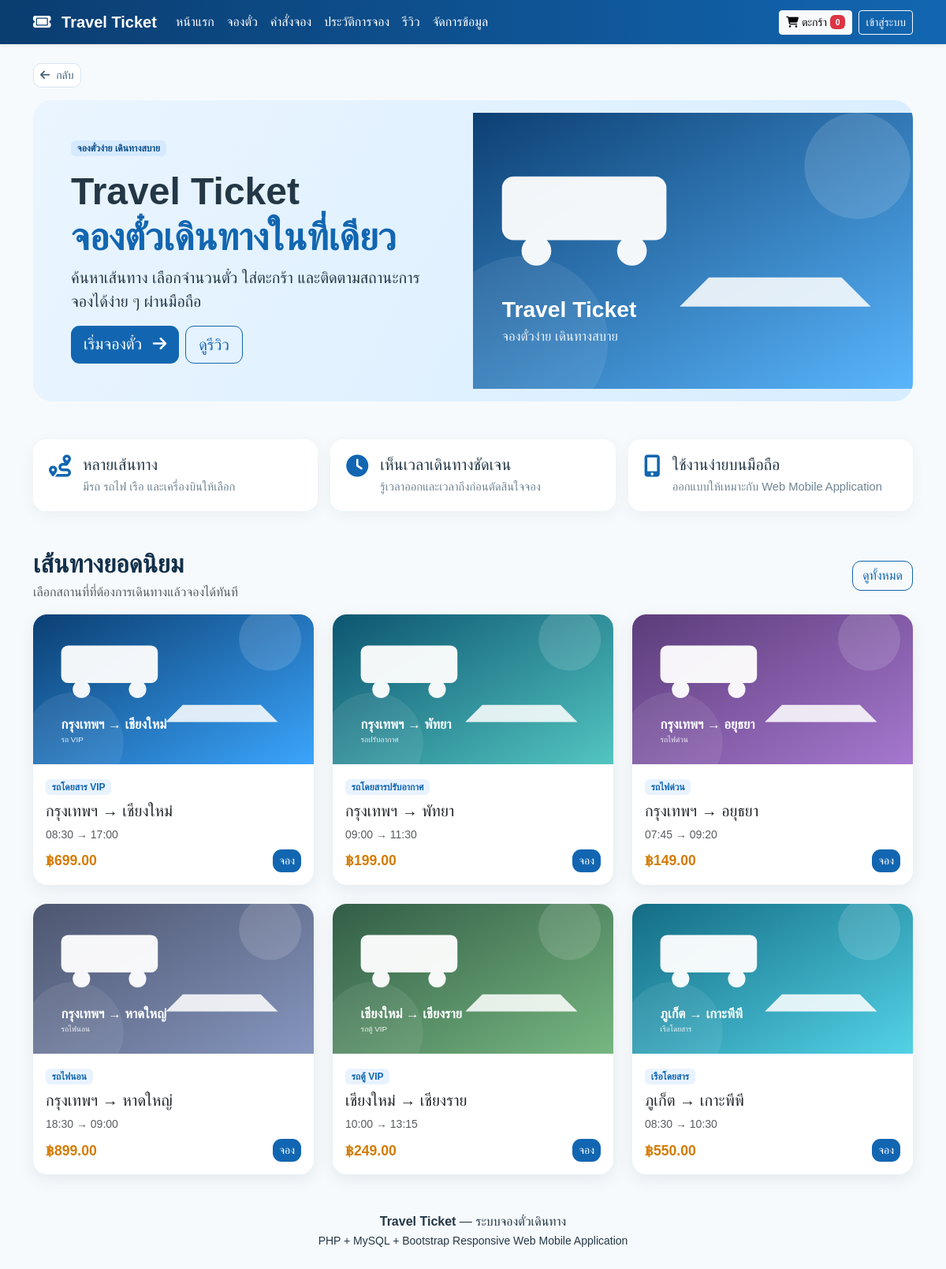
The page / on the database its author committed.
### tables this page shows
CREATE TABLE destinations (
 destination_id INT AUTO_INCREMENT PRIMARY KEY,
 transport_id INT NOT NULL,
 route_name VARCHAR(180) NOT NULL,
 origin VARCHAR(100) NOT NULL,
 destination VARCHAR(100) NOT NULL,
 departure_time VARCHAR(30) NOT NULL,
 arrival_time VARCHAR(30) NOT NULL,
 price DECIMAL(10,2) NOT NULL,
 image VARCHAR(150),
 description TEXT,
 status CHAR(1) DEFAULT 'Y',
 FOREIGN KEY(transport_id) REFERENCES transport_types(transport_id)
);

CREATE TABLE transport_types (
 transport_id INT AUTO_INCREMENT PRIMARY KEY,
 transport_name VARCHAR(100) NOT NULL,
 description VARCHAR(255),
 status CHAR(1) DEFAULT 'Y'
);

### index.php (the view, shortened to what this page needs)
<?php
include 'connect/conn.php';
include 'header.php';
?>
<section class="hero-travel mb-5">
    <div class="row g-0 align-items-center">
        <div class="col-lg-6 hero-content">
            <span class="badge badge-travel mb-3">
                จองตั๋วง่าย เดินทางสบาย
            </span>
            <h1 class="display-5 fw-bold">
                Travel Ticket<br>
                <span>จองตั๋วเดินทางในที่เดียว</span>
            </h1>
            <p class="lead">
                ค้นหาเส้นทาง เลือกจำนวนตั๋ว ใส่ตะกร้า
                และติดตามสถานะการจองได้ง่าย ๆ ผ่านมือถือ
            </p>
            <div class="d-flex gap-2 flex-wrap">
                <a href="menu.php" class="btn btn-travel btn-lg">
                    เริ่มจองตั๋ว
                    <i class="fa-solid fa-arrow-right ms-2"></i>
                </a>
                <a href="reviews.php" class="btn btn-outline-travel btn-lg">
                    ดูรีวิว
                </a>
            </div>
        </div>
        <div class="col-lg-6 hero-img"></div>
    </div>
</section>
<div class="row g-3 mb-5">
    <div class="col-md-4">
        <div class="feature-box">
            <i class="fa-solid fa-route"></i>
            <div>
                <h5>หลายเส้นทาง</h5>
                <p>มีรถ รถไฟ เรือ และเครื่องบินให้เลือก</p>
            </div>
        </div>
    </div>
    <div class="col-md-4">
        <div class="feature-box">
            <i class="fa-solid fa-clock"></i>
            <div>
                <h5>เห็นเวลาเดินทางชัดเจน</h5>
                <p>รู้เวลาออกและเวลาถึงก่อนตัดสินใจจอง</p>
            </div>
        </div>
    </div>
    <div class="col-md-4">
        <div class="feature-box">
            <i class="fa-solid fa-mobile-screen-button"></i>
            <div>
                <h5>ใช้งานง่ายบนมือถือ</h5>
                <p>ออกแบบให้เหมาะกับ Web Mobile Application</p>
            </div>
        </div>
    </div>
</div>
<div class="d-flex justify-content-between align-items-center mb-3">
    <div>
        <h2 class="section-title mb-1">
            เส้นทางยอดนิยม
        </h2>
        <p class="text-muted mb-0">
            เลือกสถานที่ที่ต้องการเดินทางแล้วจองได้ทันที
        </p>
    </div>
    <a href="menu.php" class="btn btn-outline-travel">
        ดูทั้งหมด
    </a>
</div>
<div class="row g-4">
    <?php
    $r = $conn->query("
        SELECT d.*, t.transport_name
        FROM destinations d
        JOIN transport_types t
            ON d.transport_id = t.transport_id
        WHERE d.status = 'Y'
        ORDER BY d.destination_id
        LIMIT 6
    ");
    while ($d = $r->fetch_assoc()):
    ?>
        <div class="col-6 col-md-4">
            <div class="card card-travel">
                <img src="img/<?=htmlspecialchars($d['image'])?>"
                     class="card-img-top">
                <div class="card-body">
                    <span class="badge badge-light-travel mb-2">
                        <?=htmlspecialchars($d['transport_name'])?>
                    </span>
                    <h5>
                        <?=htmlspecialchars($d['route_name'])?>
                    </h5>
                    <p class="small text-muted mb-2">
                        <?=htmlspecialchars($d['departure_time'])?>
                        →
                        <?=htmlspecialchars($d['arrival_time'])?>
                    </p>
                    <div class="d-flex justify-content-between align-items-center">
                        <span class="price">
                            ฿<?=number_format($d['price'], 2)?>
                        </span>
                        <a href="menu.php" class="btn btn-travel btn-sm">
                            จอง
                        </a>
                    </div>
                </div>
            </div>
        </div>
    <?php endwhile; ?>
</div>
<?php include 'footer.php'; ?>

### header.php (shortened to what this page needs)
<?php
$cartCount = 0;
?>
<!DOCTYPE html>
<html lang="th">
<head>
    <link href="https://cdn.jsdelivr.net/npm/bootstrap@5.3.3/dist/css/bootstrap.min.css" rel="stylesheet">
    <link rel="stylesheet"
          href="https://cdnjs.cloudflare.com/ajax/libs/font-awesome/6.4.0/css/all.min.css">
    <link rel="stylesheet" href="css/style.css">
</head>
<body>
<nav class="navbar navbar-expand-lg navbar-travel sticky-top shadow-sm">
    <div class="container">
        <a class="navbar-brand fw-bold" href="index.php">
            <i class="fa-solid fa-ticket me-2"></i>
            Travel Ticket
        </a>
        <div class="collapse navbar-collapse" id="mainNav">
            <ul class="navbar-nav me-auto mb-2 mb-lg-0">
                <li class="nav-item">
                    <a class="nav-link" href="index.php">
                        หน้าแรก
                    </a>
                </li>
                <li class="nav-item">
                    <a class="nav-link" href="menu.php">
                        จองตั๋ว
                    </a>
                </li>
                <li class="nav-item">
                    <a class="nav-link" href="orders.php">
                        คำสั่งจอง
                    </a>
                </li>
                <li class="nav-item">
                    <a class="nav-link" href="history.php">
                        ประวัติการจอง
                    </a>
                </li>
                <li class="nav-item">
                    <a class="nav-link" href="reviews.php">
                        รีวิว
                    </a>
                </li>
                <li class="nav-item">
                    <a class="nav-link" href="admin.php?table=destinations">
                        จัดการข้อมูล
                    </a>
                </li>
            </ul>
            <div class="d-flex align-items-center gap-2">
                <a class="btn btn-light btn-sm" href="cart.php">
                    <i class="fa-solid fa-cart-shopping"></i>
                    ตะกร้า
                    <span class="badge text-bg-danger">
                        <?=$cartCount?>
                    </span>
                </a>
                <?php if (!empty($_SESSION['user'])): ?>
                    <span class="text-white small">
                        สวัสดี <?=htmlspecialchars($_SESSION['user']['name'])?>
                    </span>
                    <a class="btn btn-outline-light btn-sm"
                       href="logout.php">
                        ออกจากระบบ
                    </a>
                <?php else: ?>
                    <a class="btn btn-outline-light btn-sm"
                       href="login.php">
                        เข้าสู่ระบบ
                    </a>
                <?php endif; ?>
            </div>
        </div>
    </div>
</nav>
<main class="container py-4">
    <div class="mb-3">
        <button type="button"
                class="btn btn-sm btn-back"
                onclick="if(history.length>1){history.back()}else{location.href='index.php'}">
            <i class="fa-solid fa-arrow-left me-1"></i>
            กลับ
        </button>
    </div>

### footer.php
<footer class="footer py-4 mt-4">
    <div class="container text-center">
        <strong>Travel Ticket</strong> — ระบบจองตั๋วเดินทาง
        <br>
        <small>PHP + MySQL + Bootstrap Responsive Web Mobile Application</small>
    </div>
</footer>

### css/style.css (style rules this page uses)
:root { --blue:#1266b1;--blue-dark:#0a3d70;--sky:#eaf5ff;--navy:#12304a;--orange:#f5a623;--cream:#f7fafc;--text:#243746;--white:#fff }
body { font-family:Tahoma,Arial,sans-serif;background:var(--cream);color:var(--text) }
a { text-decoration:none }
.navbar-travel { background:linear-gradient(90deg,var(--blue-dark),var(--blue)) }
.navbar-brand,.navbar-travel .nav-link { color:#fff!important }
.btn-back { border:1px solid #d7e4ef;color:#41627a;background:#fff;border-radius:10px }
.hero-travel { background:linear-gradient(120deg,#eaf5ff,#d7edff);border-radius:24px;overflow:hidden }
.hero-content { padding:48px }
.hero-content h1 span { color:var(--blue) }
.hero-img { min-height:350px;background:url('../img/travel-shop.svg') center/cover no-repeat }
.badge-travel { background:#d6eaff;color:#0a4e88 }
.btn-travel { background:var(--blue);border:0;color:#fff;border-radius:11px }
.btn-outline-travel { border:1px solid var(--blue);color:var(--blue);border-radius:11px }
.section-title { color:var(--navy);font-weight:700 }
.card-travel { border:0;border-radius:18px;overflow:hidden;box-shadow:0 6px 20px rgba(21,70,105,.09) }
.card-travel img { height:190px;object-fit:cover }
.badge-light-travel { background:#e8f3ff;color:#1266b1 }
.price { color:#d47b00;font-weight:700;font-size:1.1rem }
.feature-box { background:#fff;border-radius:16px;padding:20px;display:flex;gap:15px;align-items:flex-start;box-shadow:0 5px 18px rgba(21,70,105,.06) }
.feature-box i { font-size:28px;color:var(--blue) }
.feature-box h5 { margin:0 0 5px }
.feature-box p { margin:0;color:#708493;font-size:.92rem }

### rows shown on the page
destinations: image (picture), transport.transport_name "รถโดยสาร VIP", route_name "กรุงเทพฯ → เชียงใหม่", departure_time "08:30", arrival_time "17:00", price "699.00"
destinations: image (picture), transport.transport_name "รถโดยสารปรับอากาศ", route_name "กรุงเทพฯ → พัทยา", departure_time "09:00", arrival_time "11:30", price "199.00"
destinations: image (picture), transport.transport_name "รถไฟด่วน", route_name "กรุงเทพฯ → อยุธยา", departure_time "07:45", arrival_time "09:20", price "149.00"
destinations: image (picture), transport.transport_name "รถไฟนอน", route_name "กรุงเทพฯ → หาดใหญ่", departure_time "18:30", arrival_time "09:00", price "899.00"
destinations: image (picture), transport.transport_name "รถตู้ VIP", route_name "เชียงใหม่ → เชียงราย", departure_time "10:00", arrival_time "13:15", price "249.00"
destinations: image (picture), transport.transport_name "เรือโดยสาร", route_name "ภูเก็ต → เกาะพีพี", departure_time "08:30", arrival_time "10:30", price "550.00"

### other values the page prints
$cartCount "0"
